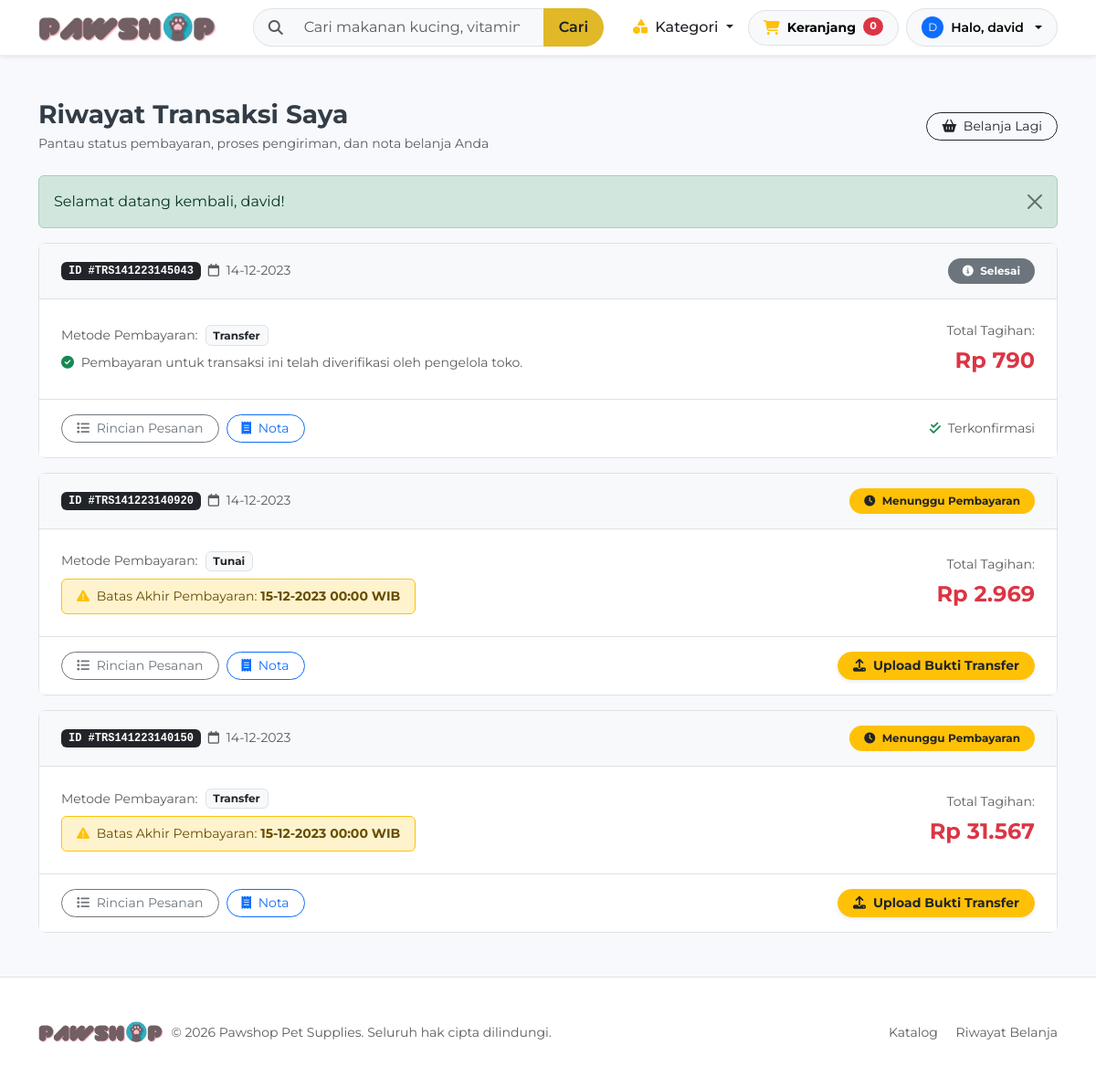
Before: /customer/transactions.php (signed in) with the older database file.
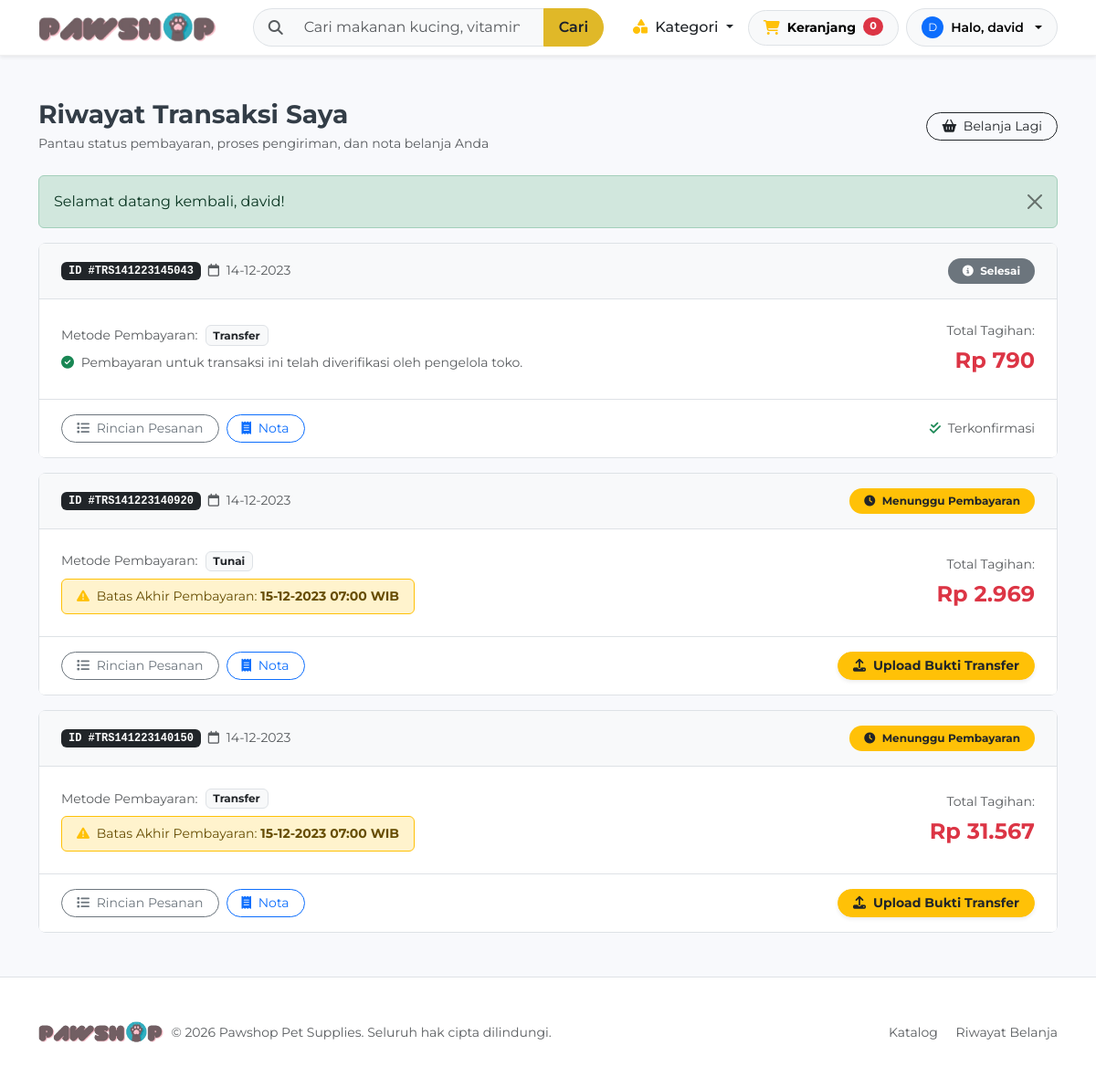
After: the same page with the newer database file.
### tables this page shows
CREATE TABLE IF NOT EXISTS `transaksi` (
  `id` varchar(25) NOT NULL,
  `timestamp` varchar(30) NOT NULL,
  `user_id` int(11) NOT NULL,
  `total_amount` int(11) NOT NULL,
  `payment_method` varchar(50) NOT NULL,
  `bukti_pembayaran` varchar(255) DEFAULT NULL,
  `status_id` int(11) NOT NULL,
  `expiry_date` bigint(20) DEFAULT NULL,
  PRIMARY KEY (`id`),
  KEY `user_id` (`user_id`),
  KEY `status_id` (`status_id`)
);

CREATE TABLE IF NOT EXISTS `status` (
  `id` int(11) NOT NULL AUTO_INCREMENT,
  `name` varchar(50) NOT NULL,
  PRIMARY KEY (`id`)
);

### config/database.php (called while the page is built, shortened)
<?php
spl_autoload_register(function ($class) {
    $prefix = 'App\\';
    $base_dir = ROOT_PATH . '/src/';
    $len = strlen($prefix);
    $relative_class = substr($class, $len);
    $file = $base_dir . str_replace('\\', '/', $relative_class) . '.php';
});
require_once ROOT_PATH . '/src/helpers.php';

### src/AuthService.php (called while the page is built, shortened)
<?php
class AuthService
{
    public static function getCurrentUserId(): ?int
    {
        return isset($_SESSION['userid']) ? (int)$_SESSION['userid'] : null;
    }
}

### src/Database.php (called while the page is built, shortened)
<?php
class Database
{
    private static ?Database $instance = null;
    private function __construct()
    {
        $host = getenv('DB_HOST') ?: 'localhost';
        $user = getenv('DB_USER') ?: 'root';
        $pass = getenv('DB_PASS') !== false ? getenv('DB_PASS') : '';
        $name = getenv('DB_NAME') ?: 'pawshop';
        $port = getenv('DB_PORT') ? (int)getenv('DB_PORT') : 3306;
        if (extension_loaded('pdo_mysql')) {
            $dsn = "mysql:host={$host};port={$port};dbname={$name};charset=utf8mb4";
            $options = [
                PDO::ATTR_ERRMODE            => PDO::ERRMODE_EXCEPTION,
                PDO::ATTR_DEFAULT_FETCH_MODE => PDO::FETCH_ASSOC,
                PDO::ATTR_EMULATE_PREPARES   => false,
            ];
            try {
                $this->pdo = new PDO($dsn, $user, $pass, $options);
                $this->usePdo = true;
                return;
            } catch (PDOException $e) {
            }
        }
        die("Database connection failed: Neither PDO (pdo_mysql) nor MySQLi extension is installed.");
    }
    public static function getInstance(): Database
    {
        if (self::$instance === null) {
            self::$instance = new self();
        }
        return self::$instance;
    }
    public static function query(string $sql, array $params = []): array
    {
        $db = self::getInstance();
        if ($db->usePdo && $db->pdo) {
            $stmt = $db->pdo->prepare($sql);
            $stmt->execute($params);
            return $stmt->fetchAll();
        }
        return [];
    }
}

### src/OrderService.php (called while the page is built, shortened)
<?php
class OrderService
{
    public static function getOrdersByUser(int $userId): array
    {
        return Database::query(
            "SELECT t.*, s.name AS status_name
             FROM transaksi t
             JOIN status s ON t.status_id = s.id
             WHERE t.user_id = ?
             ORDER BY t.id DESC",
            [$userId]
        );
    }
}

### src/helpers.php (called while the page is built, shortened)
<?php
if (!function_exists('format_rupiah')) {
    function format_rupiah(float|int|null $amount): string
    {
        return 'Rp ' . number_format((float)($amount ?? 0), 0, ',', '.');
    }
}

### customer/transactions.php (the view, shortened to what the changed rows need)
<?php
require_once __DIR__ . '/../config/database.php';
$userId = AuthService::getCurrentUserId();
$orders = OrderService::getOrdersByUser($userId);
include __DIR__ . '/../includes/header.php';
?>
<main class="container py-5">
  <?php if (!empty($orders)): ?>
    <div class="d-flex flex-column gap-3">
      <?php foreach ($orders as $row): ?>
        <?php
        $statusId = (int)$row['status_id'];
        $badgeClass = 'bg-secondary';
        $badgeIcon = 'fa-circle-info';
        if ($statusId === 1) {
            $badgeClass = 'bg-warning text-dark';
            $badgeIcon = 'fa-clock';
        } elseif ($statusId === 2) {
            $badgeClass = 'bg-info text-white';
            $badgeIcon = 'fa-boxes-packing';
        } elseif ($statusId === 3) {
            $badgeClass = 'bg-primary';
            $badgeIcon = 'fa-truck-fast';
        } elseif ($statusId === 4) {
            $badgeClass = 'bg-success';
            $badgeIcon = 'fa-circle-check';
        } elseif ($statusId === 5) {
            $badgeClass = 'bg-danger';
            $badgeIcon = 'fa-circle-xmark';
        }
        $formattedExpiry = "-";
        if (!empty($row['expiry_date'])) {
            $rawExp = $row['expiry_date'];
            if (is_numeric($rawExp) && (int)$rawExp > 1000000000 && (int)$rawExp < 3000000000) {
                $formattedExpiry = date("d-m-Y H:i", (int)$rawExp) . " WIB";
            } elseif (!empty($row['timestamp'])) {
                $orderTime = strtotime($row['timestamp']);
                if ($orderTime !== false) {
                    $formattedExpiry = date("d-m-Y H:i", $orderTime + 86400) . " WIB";
                }
            }
        }
        ?>
        <div class="card border rounded-3 shadow-none bg-white">
          <div class="card-header bg-light border-bottom d-flex flex-wrap justify-content-between align-items-center py-3 px-4 gap-2">
            <div class="d-flex align-items-center gap-2 flex-wrap">
              <span class="badge bg-dark font-monospace px-2 py-1">ID #<?= $row['id'] ?></span>
              <span class="text-muted small">
                <i class="fa-regular fa-calendar me-1"></i> <?= $row['timestamp'] ?>
              </span>
            </div>
            <span class="badge <?= $badgeClass ?> px-3 py-2 rounded-pill small">
              <i class="fa-solid <?= $badgeIcon ?> me-1"></i> <?= htmlspecialchars($row['status_name']) ?>
            </span>
          </div>
          <div class="card-body p-4">
            <div class="row g-3 align-items-center">
              <div class="col-md-7">
                <div class="d-flex align-items-center gap-2 mb-2">
                  <span class="text-muted small">Metode Pembayaran:</span>
                  <span class="badge bg-light text-dark border"><?= htmlspecialchars($row['payment_method']) ?></span>
                </div>
                <?php if ($statusId === 1): ?>
                  <div class="alert alert-warning bg-opacity-25 border-warning py-2 px-3 small mb-0 d-inline-block">
                    <i class="fa-solid fa-triangle-exclamation text-warning me-1"></i>
                    Batas Akhir Pembayaran: <strong><?= $formattedExpiry ?></strong>
                  </div>
                <?php else: ?>
                  <p class="text-muted small mb-0">
                    <i class="fa-solid fa-circle-check text-success me-1"></i> Pembayaran untuk transaksi ini telah diverifikasi oleh pengelola toko.
                  </p>
                <?php endif; ?>
              </div>
              <div class="col-md-5 text-md-end">
                <span class="text-muted small d-block mb-1">Total Tagihan:</span>
                <span class="fs-4 fw-bold text-danger"><?= format_rupiah($row['total_amount']) ?></span>
              </div>
            </div>
          </div>
          <div class="card-footer bg-white border-top d-flex flex-wrap justify-content-between align-items-center py-3 px-4 gap-2">
            <div class="d-flex gap-2">
              <a href="<?= BASE_URL ?>customer/transaction-detail.php?id=<?= $row['id'] ?>" class="btn btn-outline-secondary btn-sm rounded-pill px-3">
                <i class="fa-solid fa-list me-1"></i> Rincian Pesanan
              </a>
              <a href="<?= BASE_URL ?>customer/invoice.php?id=<?= $row['id'] ?>" target="_blank" class="btn btn-outline-primary btn-sm rounded-pill px-3">
                <i class="fa-solid fa-receipt me-1"></i> Nota
              </a>
            </div>
            <?php if ($statusId === 1): ?>
              <button type="button" class="btn btn-warning text-dark fw-bold btn-sm rounded-pill px-3 shadow-sm" data-bs-toggle="modal" data-bs-target="#uploadProofModal" data-id="<?= $row['id'] ?>">
                <i class="fa-solid fa-upload me-1"></i> Upload Bukti Transfer
              </button>
            <?php else: ?>
              <span class="small text-muted">
                <i class="fa-solid fa-check-double text-success me-1"></i> Terkonfirmasi
              </span>
            <?php endif; ?>
          </div>
        </div>
      <?php endforeach; ?>
    </div>
  <?php endif; ?>
</main>
<?php include __DIR__ . '/../includes/footer.php'; ?>

Changed rows visible on the page:
changed transaksi "Rp 2.969": expiry_date "15-12-2023 00:00 WIB" → "15-12-2023 07:00 WIB"
changed transaksi "Rp 31.567": expiry_date "15-12-2023 00:00 WIB" → "15-12-2023 07:00 WIB"
